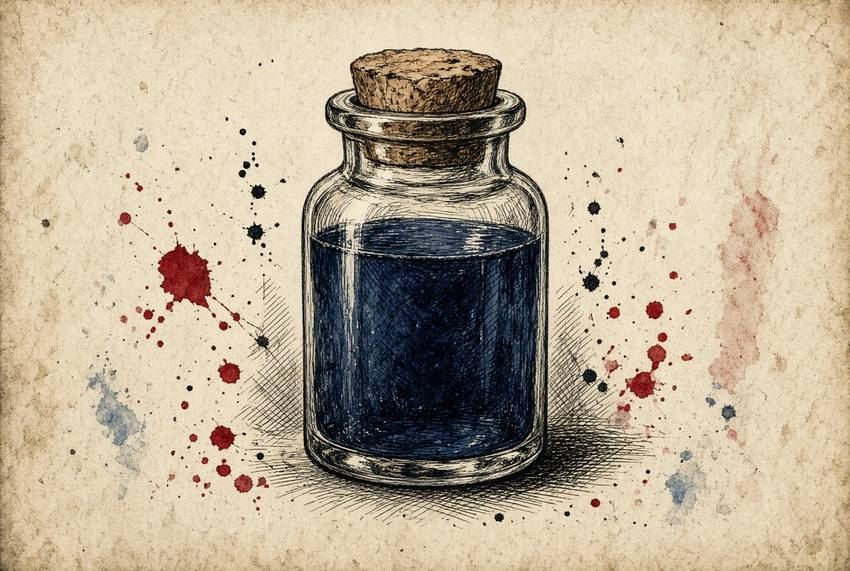
#> input picture docs/concept-art/immagini/tavola-000.jpg, 850 x 571 px, given in place of tavola-005.jpg, which was not available
$ python make-assets.py
#> lines starting #> are read from the running program, lines starting #| are printed output that depends on the picture
#!/usr/bin/env python3
"""Genera le immagini del gioco (cartella assets/) a partire dalle tavole di Joseph in docs/concept-art/immagini.
Riproducibile: python3 tools/make-assets.py  (serve: pip install pillow numpy scipy)
Ogni voce dice da quale tavola viene e quale pezzo si ritaglia (frazioni della tavola: x0, y0, x1, y1)."""
import os
import numpy as np
from PIL import Image, ImageFilter
from scipy import ndimage

SRC = 'docs/concept-art/immagini/tavola-{}.jpg'
OUT = 'assets'

def load(n): return Image.open(SRC.format(n)).convert('RGB')
#> called with n = '005'
#> returned value is the input picture: PIL image 850x571 RGB; mean R, G, B 189.1, 174.8, 152
def crop(im, box): w, h = im.size; x0, y0, x1, y1 = box; return im.crop((int(x0 * w), int(y0 * h), int(x1 * w), int(y1 * h)))
def save_jpg(im, path, q=84): os.makedirs(os.path.dirname(path), exist_ok=True); im.save(path, 'JPEG', quality=q, optimize=True, progressive=True)

# ---- ritratti dei dialoghi: quadrato centrato (cx, cy in frazioni, lato in frazione della larghezza) ----
RITRATTI = {
    'elara': ('005', 0.50, 0.37, 0.36), 'elara-sorriso': ('052', 0.48, 0.34, 0.36), 'elara-bambina': ('015', 0.47, 0.30, 0.62),
    'ilde': ('009', 0.50, 0.36, 0.62), 'ilde-lacrime': ('066', 0.47, 0.33, 0.66), 'lumi': ('048', 0.48, 0.42, 0.72),
    'custode': ('037', 0.50, 0.33, 0.74), 'tipo': ('018', 0.45, 0.32, 0.66), 'giurato': ('026', 0.21, 0.24, 0.27),
    'ladro': ('059', 0.17, 0.40, 0.38), 'you': ('038', 0.50, 0.34, 0.72), 'narr': ('029', 0.50, 0.60, 0.90),
}
def ritratto(n, cx, cy, side):
    im = load(n); w, h = im.size; s = side * w; x0 = max(0, min(w - s, cx * w - s / 2)); y0 = max(0, min(h - s, cy * h - s / 2))
#> after `w, h = im.size`: w = 850; h = 571
#> after `s = side * w`: s = 306
#> after `x0 = max(0, min(w - s, cx * w - s / 2))`: x0 = 272
#> after `y0 = max(0, min(h - s, cy * h - s / 2))`: y0 = 58.27
    return im.crop((int(x0), int(y0), int(x0 + s), int(y0 + s))).resize((256, 256), Image.LANCZOS)
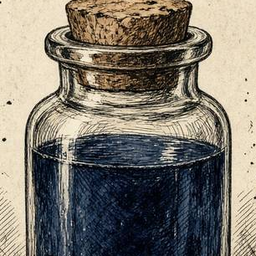
#> returned value: PIL image 256x256 RGB; mean R, G, B 126.5, 120.7, 110.4

# ---- pavimenti delle stanze (rot: gradi, per le stanze più lunghe che larghe) ----
PAVIMENTI = {'intro': ('033', 90), 'charger': ('022', 0), 'conduct': ('064', 0), 'door': ('061', 0), 'arena': ('030', 0),
             'archive': ('043', 0), 'crypt': ('046', 0), 'end': ('007', 0), 'open': ('035', 90), 'maze': ('060', 0)}
def multiply_layer(im, strength=0.85):
    """Strato da «moltiplicare» sul pavimento illuminato: la carta della tavola diventa bianca (non scurisce), l'inchiostro resta.
    Così la luce della lampada e delle candele del gioco continua a funzionare sopra il disegno."""
    a = np.asarray(im).astype(np.float32); paper = np.percentile(a.reshape(-1, 3), 70, axis=0)
    x = np.clip(a / paper, 0, 1); x = 1 - strength * (1 - x); return Image.fromarray((x * 255).astype(np.uint8))
# ---- scene a tutto schermo ----
SCENE = {'copertina': '042', 'copertina2': '050', 'caduta': '053', 'ponte': '056', 'fiume': '025', 'fenditura': '041', 'verdetto': '044',
         'tribunale': '013', 'elara-verdetto': '005', 'labirinto': '011', 'fuga': '063', 'archivio': '034', 'libera': '052',
         'custode': '055', 'lettera': '012', 'finale': '021', 'capitolo2': '014', 'ponte2': '017'}
# ---- icone (riquadro centrale) ----
ICONE = {'nib': ('006', (0.18, 0.08, 0.92, 0.92)), 'jar': ('000', (0.22, 0.02, 0.78, 0.98)), 'mark': ('054', (0.42, 0.0, 0.58, 0.62)),
         'sack': ('067', (0.25, 0.1, 0.75, 0.95)), 'vial': ('032', (0.28, 0.05, 0.72, 0.98)), 'letter': ('020', (0.1, 0.05, 0.9, 0.95))}
# ---- texture ripetibili (riquadro e lato in px) ----
TEXTURE = {'mattoni': ('023', (0.0, 0.0, 1.0, 1.0)), 'carta-testo': ('003', (0.0, 0.0, 1.0, 1.0)), 'legno': ('062', (0.0, 0.0, 1.0, 1.0)),
           'acqua': ('004', (0.0, 0.0, 1.0, 1.0)), 'labirinto': ('060', (0.0, 0.0, 1.0, 1.0))}
# ---- figure di carta da scontornare ----
FIGURE = {
    'elara': ('071', (0.0, 0.0, 0.18, 1.0)), 'ilde': ('045', (0.0, 0.0, 0.25, 1.0)), 'tipo': ('069', (0.0, 0.0, 0.5, 1.0)),
    'giurato': ('026', (0.0, 0.0, 0.48, 1.0)), 'giurato-volto': ('026', (0.52, 0.0, 1.0, 1.0)), 'lumi': ('048', (0.0, 0.0, 1.0, 1.0)),
    'acaro': ('065', (0.15, 0.02, 0.44, 0.27)), 'acaro-bruto': ('065', (0.15, 0.24, 0.44, 0.50)), 'acaro-scudo': ('065', (0.15, 0.73, 0.44, 1.0)),
    'acaro-sputo': ('065', (0.15, 0.48, 0.44, 0.74)), 'macchia': ('019', (0.0, 0.0, 0.28, 0.45)),
    'ladro': ('059', (0.0, 0.0, 0.36, 1.0)), 'copista': ('068', (0.0, 0.0, 0.5, 1.0)), 'custode': ('040', (0.0, 0.0, 0.52, 1.0)),
    'caricatore': ('002', (0.5, 0.5, 1.0, 1.0)), 'elara-bambina': ('057', (0.0, 0.0, 0.3, 0.55)),
}

def cutout(im, max_side=512):
    """Sfondo di carta → trasparente: si riempie dai bordi tutto ciò che somiglia alla carta; l'interno chiaro della figura resta pieno."""
    a = np.asarray(im).astype(np.float32); h, w, _ = a.shape
    border = np.concatenate([a[0], a[-1], a[:, 0], a[:, -1]]); paper = np.median(border, axis=0)
    # carta che varia piano (macchie, vignetta): stima locale con un filtro mediano largo sul colore
    local = np.stack([ndimage.median_filter(a[..., c], size=31) for c in range(3)], -1)
    dist = np.sqrt(((a - local) ** 2).sum(-1)); dpaper = np.sqrt(((a - paper) ** 2).sum(-1)); lum = a.mean(-1)
    bg_like = ((dist < 30) & (lum > paper.mean() - 55)) | (dpaper < 26)
    lab, n = ndimage.label(bg_like); edge = set(np.unique(np.concatenate([lab[0], lab[-1], lab[:, 0], lab[:, -1]]))) - {0}
    bg = np.isin(lab, list(edge)); fg = ~bg
    # via la polvere: tieni il pezzo più grande e quelli abbastanza grandi
    fl, fn = ndimage.label(fg)
    if fn:
        sizes = ndimage.sum(fg, fl, range(1, fn + 1)); keep = np.zeros(fn + 1, bool); big = sizes.max()
        for i, s in enumerate(sizes, 1): keep[i] = s >= max(120, big * 0.015)
        fg = keep[fl]
    fg = ndimage.binary_closing(fg, iterations=2); fg = ndimage.binary_fill_holes(fg) | fg
    alpha = Image.fromarray((fg * 255).astype(np.uint8)).filter(ImageFilter.GaussianBlur(1.1))
    rgba = im.copy(); rgba.putalpha(alpha); bbox = alpha.getbbox()
    if bbox: rgba = rgba.crop(bbox)
    rgba.thumbnail((max_side, max_side), Image.LANCZOS); return rgba

def main():
    for k, (n, cx, cy, s) in RITRATTI.items(): save_jpg(ritratto(n, cx, cy, s), f'{OUT}/ritratti/{k}.jpg')
#> pass 2 of the loop in main, `for k, (n, cx, cy, s) in RITRATTI.items(): save_jpg(ritratto(n, cx, cy..`:
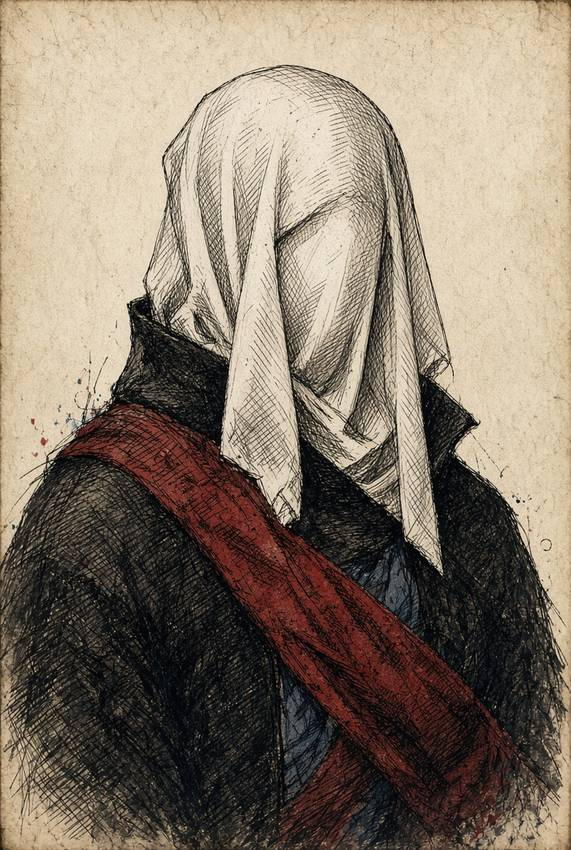
#> input picture docs/concept-art/immagini/tavola-001.jpg, 571 x 850 px, given in place of tavola-052.jpg, which was not available
#> in load, returned value is the input picture: PIL image 571x850 RGB; mean R, G, B 135, 121.4, 106.3
#> in ritratto (call 2), `return im.crop((int(x0), int(y0), int(x0 + s), int(y0 + s))).resize((2..`:
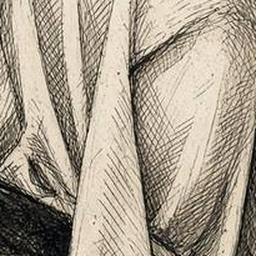
#> returned value: PIL image 256x256 RGB; mean R, G, B 169.4, 158.4, 142
    for k, (n, rot) in PAVIMENTI.items():
        im = load(n); im = im.rotate(rot, expand=True) if rot else im
        if k == 'maze': w, h = im.size; im = im.crop(((w - h) // 2, 0, (w - h) // 2 + h, h)).resize((512, 512), Image.LANCZOS)  # si ripete sul pavimento del labirinto
        save_jpg(multiply_layer(im, {'maze': 0.6, 'charger': 0.7, 'arena': 0.7, 'archive': 0.72, 'crypt': 0.72}.get(k, 0.85))  # più leggere dove si combatte, per leggere i nemici
                 , f'{OUT}/pavimenti/{k}.jpg', 82)
    for k, n in SCENE.items(): save_jpg(load(n), f'{OUT}/scene/{k}.jpg', 82)
    for k, (n, box) in ICONE.items(): ic = crop(load(n), box); ic.thumbnail((160, 160), Image.LANCZOS); bg = Image.new('RGB', (160, 160), (236, 226, 204)); bg.paste(ic, ((160 - ic.width) // 2, (160 - ic.height) // 2)); save_jpg(bg, f'{OUT}/icone/{k}.jpg', 86)
    for k, (n, box) in TEXTURE.items(): t = crop(load(n), box).resize((512, 512), Image.LANCZOS); save_jpg(t, f'{OUT}/texture/{k}.jpg', 82)
    os.makedirs(f'{OUT}/figure', exist_ok=True)
    for k, (n, box) in FIGURE.items():
        f = cutout(crop(load(n), box)); f.save(f'{OUT}/figure/{k}.webp', 'WEBP', quality=82, method=6); print('figura', k, f.size)  # webp con trasparenza: Safari iPad da iOS 14
    tot = sum(os.path.getsize(os.path.join(r, x)) for r, _, fs in os.walk(OUT) for x in fs); print('totale assets: %.1f MB' % (tot / 1e6))

#> (the run stopped early here; a loop or call above may not have finished)
